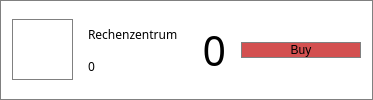
            <widget class="QFrame" name="hardwareFrame_8">
             <property name="maximumSize">
              <size>
               <width>16777215</width>
               <height>120</height>
              </size>
             </property>
             <property name="acceptDrops">
              <bool>true</bool>
             </property>
             <property name="styleSheet">
              <string notr="true">background: white;
border: 1px solid grey;</string>
             </property>
             <property name="frameShape">
              <enum>QFrame::StyledPanel</enum>
             </property>
             <property name="frameShadow">
              <enum>QFrame::Raised</enum>
             </property>
             <property name="lineWidth">
              <number>3</number>
             </property>
             <layout class="QHBoxLayout" name="horizontalLayout_11">
              <item>
               <widget class="QLabel" name="hardwareImg_8">
                <property name="minimumSize">
                 <size>
                  <width>61</width>
                  <height>61</height>
                 </size>
                </property>
                <property name="maximumSize">
                 <size>
                  <width>61</width>
                  <height>61</height>
                 </size>
                </property>
                <property name="text">
                 <string/>
                </property>
                <property name="pixmap">
                 <pixmap resource="resources.qrc">:/images/h_codeinc.png</pixmap>
                </property>
                <property name="scaledContents">
                 <bool>true</bool>
                </property>
               </widget>
              </item>
              <item>
               <widget class="QFrame" name="frame_49">
                <property name="styleSheet">
                 <string notr="true">border: 0px;</string>
                </property>
                <property name="frameShape">
                 <enum>QFrame::StyledPanel</enum>
                </property>
                <property name="frameShadow">
                 <enum>QFrame::Raised</enum>
                </property>
                <layout class="QVBoxLayout" name="verticalLayout_26">
                 <item>
                  <widget class="QLabel" name="hardwareName_9">
                   <property name="font">
                    <font>
                     <family>Century Gothic</family>
                    </font>
                   </property>
                   <property name="text">
                    <string>Rechenzentrum</string>
                   </property>
                  </widget>
                 </item>
                 <item>
                  <widget class="QLabel" name="hardwareCost_8">
                   <property name="font">
                    <font>
                     <family>Century Gothic</family>
                    </font>
                   </property>
                   <property name="text">
                    <string>0</string>
                   </property>
                  </widget>
                 </item>
                </layout>
               </widget>
              </item>
              <item>
               <widget class="QFrame" name="frame_50">
                <property name="styleSheet">
                 <string notr="true">border: 0px;</string>
                </property>
                <property name="frameShape">
                 <enum>QFrame::StyledPanel</enum>
                </property>
                <property name="frameShadow">
                 <enum>QFrame::Raised</enum>
                </property>
                <layout class="QHBoxLayout" name="horizontalLayout_51">
                 <item>
                  <widget class="QLabel" name="hardwareCount_8">
                   <property name="font">
                    <font>
                     <family>Century Gothic</family>
                     <pointsize>31</pointsize>
                    </font>
                   </property>
                   <property name="layoutDirection">
                    <enum>Qt::LeftToRight</enum>
                   </property>
                   <property name="text">
                    <string>0</string>
                   </property>
                   <property name="textFormat">
                    <enum>Qt::AutoText</enum>
                   </property>
                   <property name="alignment">
                    <set>Qt::AlignRight|Qt::AlignTrailing|Qt::AlignVCenter</set>
                   </property>
                  </widget>
                 </item>
                </layout>
               </widget>
              </item>
              <item>
               <widget class="QPushButton" name="buyHardware_8">
                <property name="minimumSize">
                 <size>
                  <width>120</width>
                  <height>0</height>
                 </size>
                </property>
                <property name="styleSheet">
                 <string notr="true">background: rgb(211, 80, 80);
font: 19pt &quot;Century Gothic&quot;;</string>
                </property>
                <property name="text">
                 <string>Buy</string>
                </property>
                <property name="default">
                 <bool>false</bool>
                </property>
               </widget>
              </item>
             </layout>
            </widget>
